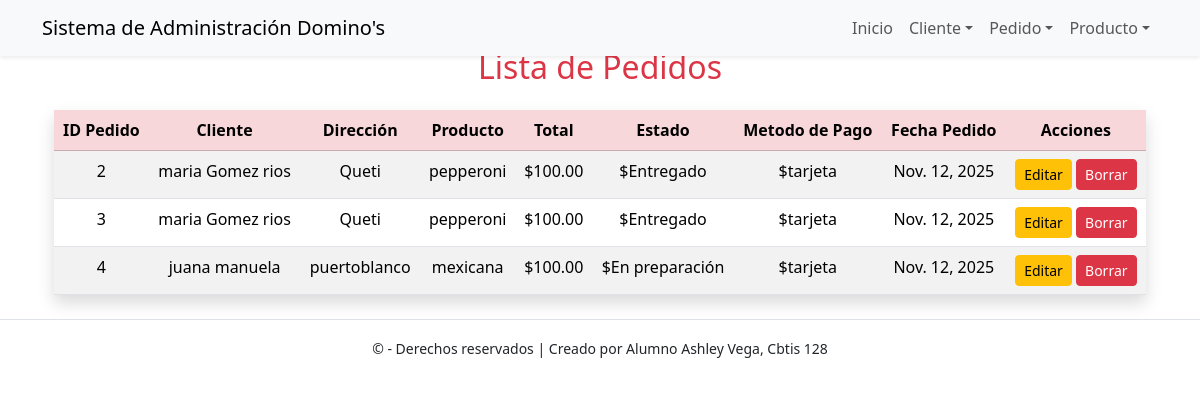
/pedido/ver/, run on the app's committed database.
### app_Dominos/models.py (models this page shows, shortened)
class Pedido(models.Model):
    id_pedido = models.AutoField(primary_key=True)
    id_cliente = models.ForeignKey(
        Cliente, on_delete=models.CASCADE, db_column='id_cliente', related_name='pedidos'
    )
    producto = models.CharField(max_length=200)
    fecha_pedido = models.DateField(auto_now_add=True)
    estado = models.CharField(max_length=100)
    total = models.DecimalField(max_digits=10, decimal_places=2)
    direccion = models.CharField(max_length=200)
    metodo_pago = models.CharField(max_length=100)

class Cliente(models.Model):
    id_cliente = models.AutoField(primary_key=True)
    nombre = models.CharField(max_length=100)
    apellido = models.CharField(max_length=100)
    email = models.EmailField(max_length=100, unique=True)
    telefono = models.CharField(max_length=50, blank=True)
    direccion = models.CharField(max_length=200, blank=True)
    fecha_registro = models.DateField(auto_now_add=True)
    metodo_pago_preferido = models.CharField(max_length=100, blank=True)
    def __str__(self):
        return f"{self.nombre} {self.apellido}"

### app_Dominos/views.py (the view)
# urls.py: path('pedido/ver/', views.ver_pedido, name='ver_pedido'),
def ver_pedido(request):
    pedidos = Pedido.objects.all()
    return render(request, 'pedido/ver_pedido.html', {'pedidos': pedidos})

### app_Dominos/templates/pedido/ver_pedido.html
{% extends 'base.html' %}
{% block content %}
<div class="container mt-5">
    <h2 class="text-center text-danger mb-4">Lista de Pedidos</h2>
    <table class="table table-striped table-hover shadow">
        <thead class="table-danger text-center">
            <tr>
                <th>ID Pedido</th>
                <th>Cliente</th>
                <th>Dirección</th>
                <th>Producto</th>
                <th>Total</th>
                <th>Estado</th>
                <th>Metodo de Pago</th>
                <th>Fecha Pedido</th>
                <th>Acciones</th>
            </tr>
        </thead>
        <tbody class="text-center">
            {% for p in pedidos %}
            <tr>
                <td>{{ p.id_pedido }}</td>
                <td>{{ p.id_cliente }}</td>
                <td>{{ p.direccion }}</td>
                <td>{{ p.producto }}</td>
                <td>${{ p.total }}</td>
                <td>${{ p.estado }}</td>
                <td>${{ p.metodo_pago }}</td>
                <td>{{ p.fecha_pedido }}</td>
                <td>
                    <a href="{% url 'actualizar_pedido' p.id_pedido %}" class="btn btn-warning btn-sm">Editar</a>
                    <a href="{% url 'borrar_pedido' p.id_pedido %}" class="btn btn-danger btn-sm">Borrar</a>
                </td>
            </tr>
            {% empty %}
            <tr>
                <td colspan="9" class="text-center text-muted">No hay pedidos registrados.</td>
            </tr>
            {% endfor %}
        </tbody>
    </table>
</div>
{% endblock %}

### app_Dominos/templates/base.html (shortened to what this page needs)
<!doctype html>
<html lang="es">
  <head>
    <link href="https://cdn.jsdelivr.net/npm/bootstrap@5.3.2/dist/css/bootstrap.min.css" rel="stylesheet">
  </head>
  <body>
    {% include 'navbar.html' %}
    <div class="container mt-4">
      {% block content %}
      {% endblock %}
    </div>
    {% include 'footer.html' %}
  </body>
</html>

### app_Dominos/templates/navbar.html (shortened to what this page needs)
<nav class="navbar navbar-expand-lg navbar-light bg-light fixed-top shadow-sm">
  <div class="container">
    <a class="navbar-brand" href="{% url 'inicio_dominos' %}">Sistema de Administración Domino's</a>
    <div class="collapse navbar-collapse" id="mainNav">
      <ul class="navbar-nav ms-auto">
        <li class="nav-item">
          <a class="nav-link" href="{% url 'inicio_dominos' %}">Inicio</a>
        </li>
        <li class="nav-item dropdown">
          <a class="nav-link dropdown-toggle" href="#" role="button" data-bs-toggle="dropdown">Cliente</a>
        </li>
        <li class="nav-item dropdown">
          <a class="nav-link dropdown-toggle" href="#" data-bs-toggle="dropdown">Pedido</a>
        </li>
        <li class="nav-item dropdown">
          <a class="nav-link dropdown-toggle" href="#" data-bs-toggle="dropdown">Producto</a>
        </li>
      </ul>
    </div>
  </div>
</nav>

### app_Dominos/templates/footer.html
<footer class="text-center mt-4 py-3 border-top">
    <div class="container">
        <small>© {{ now|date:"Y" }} - Derechos reservados | Creado por Alumno Ashley Vega, Cbtis 128</small>
    </div>
</footer>

### data on the page
Pedido: id_pedido "2", id_cliente "maria Gomez rios", direccion "Queti", producto "pepperoni", total "100.00", estado "Entregado", metodo_pago "tarjeta", fecha_pedido "Nov. 12, 2025"
Pedido: id_pedido "3", id_cliente "maria Gomez rios", direccion "Queti", producto "pepperoni", total "100.00", estado "Entregado", metodo_pago "tarjeta", fecha_pedido "Nov. 12, 2025"
Pedido: id_pedido "4", id_cliente "juana manuela", direccion "puertoblanco", producto "mexicana", total "100.00", estado "En preparación", metodo_pago "tarjeta", fecha_pedido "Nov. 12, 2025"
